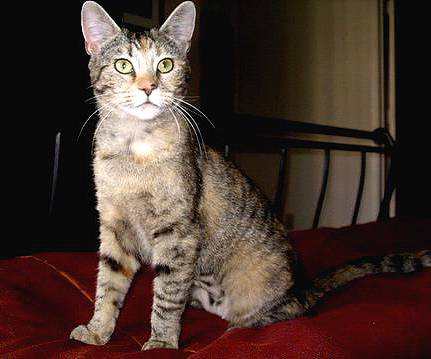
#> input picture cats_dogs_light/train/cat.10000.jpg, 431 x 359 px; its folder holds only this picture in this run
$ jupyter execute --allow-errors teaching_pytorch.ipynb
#> lines starting #> are read from the running program, lines starting #| are printed output that depends on the picture
[cell 1]
import torch
import os
import numpy as np
from PIL import Image
import matplotlib.pyplot as plt

[cell 2]
torch.manual_seed(0)
#> (this line was passed over: torch is not available in this run)
torch.__version__

[cell 3]
# Helper

def find_animal_name(path):
    return path.split("/")[-1].split(".")[0]

# [9 lines left out: function find_names_of_all_animals, not called in this run]

def display_image(image_path):
#> called with image_path = 'cats_dogs_light/train/cat.10000.jpg'
    image = Image.open(image_path)
#> image is the input picture: PIL image 431x359 RGB; mean R, G, B 71.9, 53.5, 46.2
    plt.imshow(image)


# [12 lines left out: function display_tensor_image, not called in this run]

## Prepare the data

[cell 4]
data_train = "cats_dogs_light/train"
data_test = "cats_dogs_light/test"

[cell 5]
# list comprehension
train_animal_paths = [os.path.join(data_train, f) for f in os.listdir(data_train)]

#> (the rest of this cell did not finish here and is left out)

[cell 6]
print("Length of train_animal_paths: ", len(train_animal_paths))
#> (the rest of this cell did not finish here and is left out)

[cell 7]
display_image(train_animal_paths[0])

[cell 8]
train_animal_names = [find_animal_name(path) for path in train_animal_paths]

#> (the rest of this cell did not finish here and is left out)

[cell 9]
# Write now we have the data as well as the ground truth for the data

## Create a PyToch Dataloader

[cell 10]
from torch.utils.data import Dataset, DataLoader

[cell 11]
import cv2
import numpy as np

class ImageHistogram:

    def __init__(self, image_path):
        # Load the image in its original color (OpenCV loads images in BGR order by default)
        self.image = cv2.imread(image_path)

    # [10 lines left out: function compute_histogram, not called in this run]

[cell 12]
class CatDogDataset(Dataset):

    # like a constructor in c++
    def __init__(self, path_list, name_list):

            self.path_list = path_list
            self.name_list = name_list

            label_mapping = {"cat": 0, "dog": 1}

            self.label_list = [label_mapping[name] for name in name_list]


    def __len__(self):
        return len(self.path_list)

    def __getitem__(self, idx):

#> called with idx = 0
        image_path = self.path_list[idx]
        label = self.label_list[idx]

        # Load the image
        image = Image.open(image_path).convert("RGB")
        image = image.resize((256, 256))
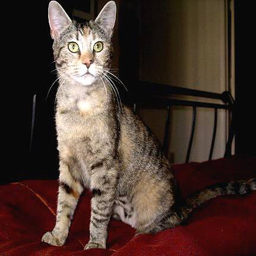
#> image: PIL image 256x256 RGB; mean R, G, B 71.9, 53.5, 46.2

        # convert to numpy array
        image = np.array(image)

        # normalize the image from 0-255 to 0-1
        image = image / 255.0
#> image: shape (256, 256, 3) float64

        # pillow: H x W x C
        # pytorch: C x H x W

        # reshape image for pytorch
        image = torch.tensor(image).permute(2, 0, 1).float()
        label = torch.tensor(label).long()

        # Histogram
        histogram = ImageHistogram(image_path)
        histogram = histogram.compute_histogram()
        histogram = torch.tensor(histogram).float()

        return image, histogram, label

        # afterwe put into dataloader
        # [image1, image2,.... image32], [label1, label2, ... label32]


$ run again, on cats_dogs_light/train/cat.10031.jpg
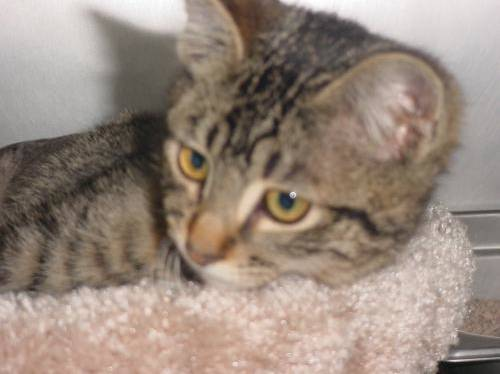
#> input picture cats_dogs_light/train/cat.10031.jpg, 500 x 374 px
#> in display_image, image is the input picture: PIL image 500x374 RGB; mean R, G, B 151.8, 136.3, 124.9
#> in __getitem__, `image = image.resize((256, 256))`:
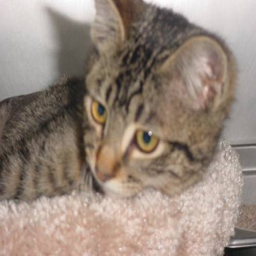
#> image: PIL image 256x256 RGB; mean R, G, B 151.8, 136.3, 124.9

$ run again, on cats_dogs_light/train/cat.10042.jpg
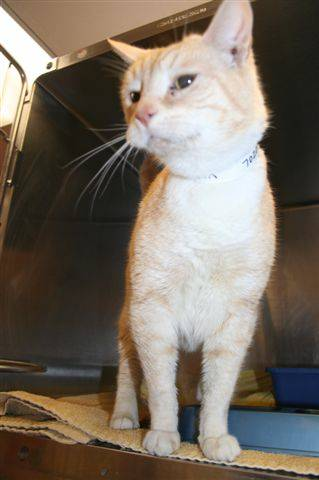
#> input picture cats_dogs_light/train/cat.10042.jpg, 319 x 480 px
#> in display_image, image is the input picture: PIL image 319x480 RGB; mean R, G, B 121.3, 111.4, 100.1
#> in __getitem__, `image = image.resize((256, 256))`:
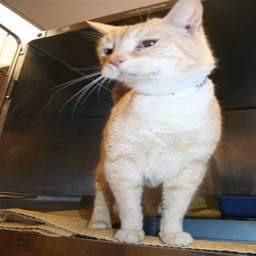
#> image: PIL image 256x256 RGB; mean R, G, B 121.3, 111.4, 100.1

$ run again, on cats_dogs_light/train/cat.10046.jpg
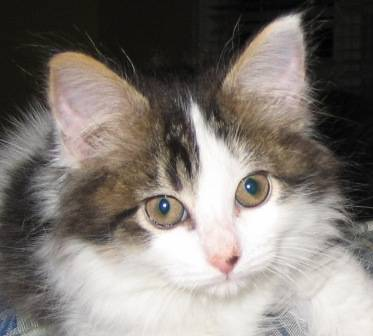
#> input picture cats_dogs_light/train/cat.10046.jpg, 373 x 336 px
#> in display_image, image is the input picture: PIL image 373x336 RGB; mean R, G, B 128.4, 122, 116.6
#> in __getitem__, `image = image.resize((256, 256))`:
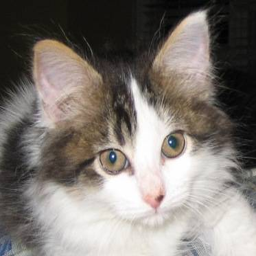
#> image: PIL image 256x256 RGB; mean R, G, B 128.4, 122, 116.6

$ run again, on cats_dogs_light/train/cat.10002.jpg
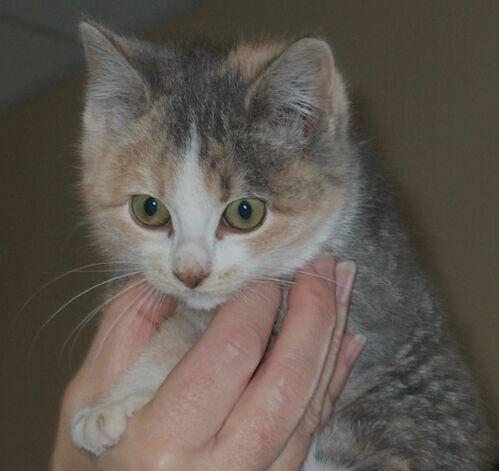
#> input picture cats_dogs_light/train/cat.10002.jpg, 499 x 471 px
#> in display_image, image is the input picture: PIL image 499x471 RGB; mean R, G, B 96.6, 89, 81
#> in __getitem__, `image = image.resize((256, 256))`:
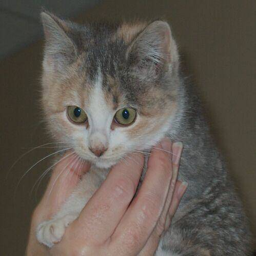
#> image: PIL image 256x256 RGB; mean R, G, B 96.6, 89, 81
